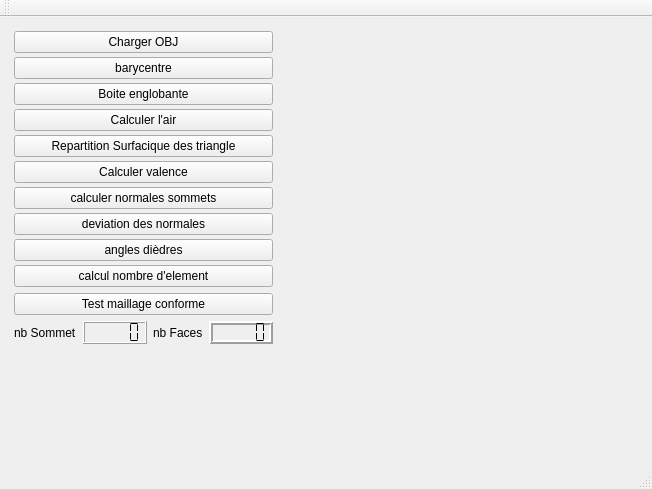
<?xml version="1.0" encoding="UTF-8"?>
<ui version="4.0">
 <class>MainWindow</class>
 <widget class="QMainWindow" name="MainWindow">
  <property name="geometry">
   <rect>
    <x>0</x>
    <y>0</y>
    <width>652</width>
    <height>489</height>
   </rect>
  </property>
  <property name="windowTitle">
   <string>MainWindow</string>
  </property>
  <widget class="QWidget" name="centralWidget">
   <layout class="QHBoxLayout" name="horizontalLayout">
    <item>
     <widget class="QWidget" name="widget_2" native="true">
      <property name="sizePolicy">
       <sizepolicy hsizetype="Maximum" vsizetype="Preferred">
        <horstretch>150</horstretch>
        <verstretch>0</verstretch>
       </sizepolicy>
      </property>
      <property name="minimumSize">
       <size>
        <width>150</width>
        <height>0</height>
       </size>
      </property>
      <layout class="QVBoxLayout" name="verticalLayout">
       <property name="spacing">
        <number>4</number>
       </property>
       <property name="leftMargin">
        <number>3</number>
       </property>
       <property name="topMargin">
        <number>3</number>
       </property>
       <property name="rightMargin">
        <number>3</number>
       </property>
       <property name="bottomMargin">
        <number>3</number>
       </property>
       <item>
        <widget class="QPushButton" name="pushButton_chargement">
         <property name="minimumSize">
          <size>
           <width>200</width>
           <height>0</height>
          </size>
         </property>
         <property name="text">
          <string>Charger OBJ</string>
         </property>
        </widget>
       </item>
       <item>
        <widget class="QPushButton" name="pushButton_barycentre">
         <property name="text">
          <string>barycentre</string>
         </property>
        </widget>
       </item>
       <item>
        <widget class="QPushButton" name="boundingBox">
         <property name="text">
          <string>Boite englobante</string>
         </property>
        </widget>
       </item>
       <item>
        <widget class="QPushButton" name="pushButton_area">
         <property name="text">
          <string>Calculer l'air</string>
         </property>
        </widget>
       </item>
       <item>
        <widget class="QPushButton" name="triangleSurface_proportion">
         <property name="text">
          <string>Repartition Surfacique des triangle</string>
         </property>
        </widget>
       </item>
       <item>
        <widget class="QPushButton" name="getValanceRing">
         <property name="text">
          <string>Calculer valence</string>
         </property>
        </widget>
       </item>
       <item>
        <widget class="QPushButton" name="show_pts_norm">
         <property name="text">
          <string>calculer normales sommets</string>
         </property>
        </widget>
       </item>
       <item>
        <widget class="QPushButton" name="pushButton_fv_angle">
         <property name="text">
          <string>deviation des normales</string>
         </property>
        </widget>
       </item>
       <item>
        <widget class="QPushButton" name="getDiedreAngle">
         <property name="text">
          <string>angles dièdres</string>
         </property>
        </widget>
       </item>
       <item>
        <layout class="QVBoxLayout" name="verticalLayout_7">
         <item>
          <widget class="QPushButton" name="getInformation">
           <property name="text">
            <string>calcul nombre d'element</string>
           </property>
          </widget>
         </item>
         <item>
          <widget class="QPushButton" name="meshIsValid">
           <property name="text">
            <string>Test maillage conforme</string>
           </property>
          </widget>
         </item>
         <item>
          <layout class="QHBoxLayout" name="horizontalLayout_9">
           <item>
            <widget class="QLabel" name="label_3">
             <property name="text">
              <string>nb Sommet</string>
             </property>
            </widget>
           </item>
           <item>
            <widget class="QLCDNumber" name="verticesNumber">
             <property name="segmentStyle">
              <enum>QLCDNumber::Flat</enum>
             </property>
            </widget>
           </item>
           <item>
            <widget class="QLabel" name="label_2">
             <property name="text">
              <string>nb Faces</string>
             </property>
            </widget>
           </item>
           <item>
            <widget class="QLCDNumber" name="facesNumber">
             <property name="lineWidth">
              <number>2</number>
             </property>
             <property name="segmentStyle">
              <enum>QLCDNumber::Flat</enum>
             </property>
            </widget>
           </item>
          </layout>
         </item>
        </layout>
       </item>
       <item>
        <spacer name="verticalSpacer">
         <property name="orientation">
          <enum>Qt::Vertical</enum>
         </property>
         <property name="sizeHint" stdset="0">
          <size>
           <width>20</width>
           <height>40</height>
          </size>
         </property>
        </spacer>
       </item>
      </layout>
     </widget>
    </item>
    <item>
     <widget class="MeshViewerWidget" name="displayWidget" native="true"/>
    </item>
   </layout>
  </widget>
  <widget class="QMenuBar" name="menuBar">
   <property name="geometry">
    <rect>
     <x>0</x>
     <y>0</y>
     <width>652</width>
     <height>22</height>
    </rect>
   </property>
  </widget>
  <widget class="QToolBar" name="mainToolBar">
   <attribute name="toolBarArea">
    <enum>TopToolBarArea</enum>
   </attribute>
   <attribute name="toolBarBreak">
    <bool>false</bool>
   </attribute>
  </widget>
  <widget class="QStatusBar" name="statusBar"/>
 </widget>
 <layoutdefault spacing="6" margin="11"/>
 <customwidgets>
  <customwidget>
   <class>MeshViewerWidget</class>
   <extends>QWidget</extends>
   <header location="global">meshviewerwidget.h</header>
   <container>1</container>
  </customwidget>
 </customwidgets>
 <resources/>
 <connections/>
</ui>
